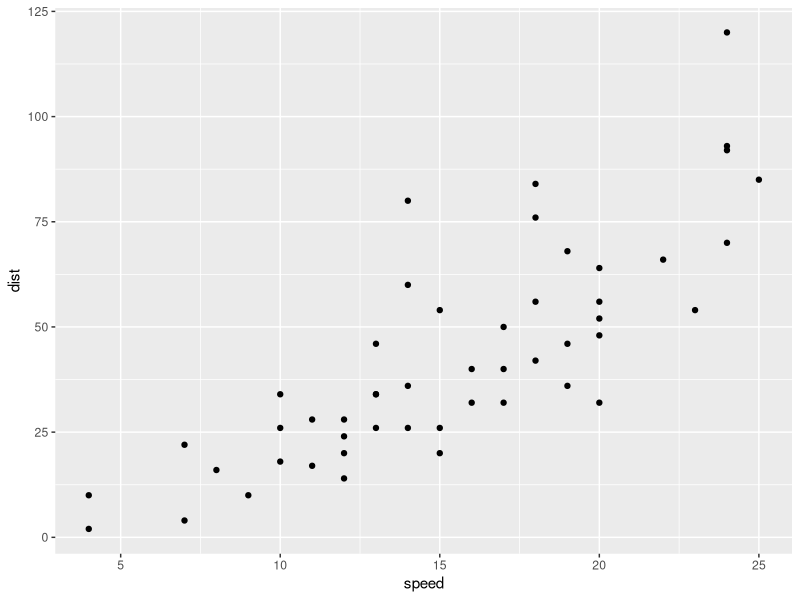
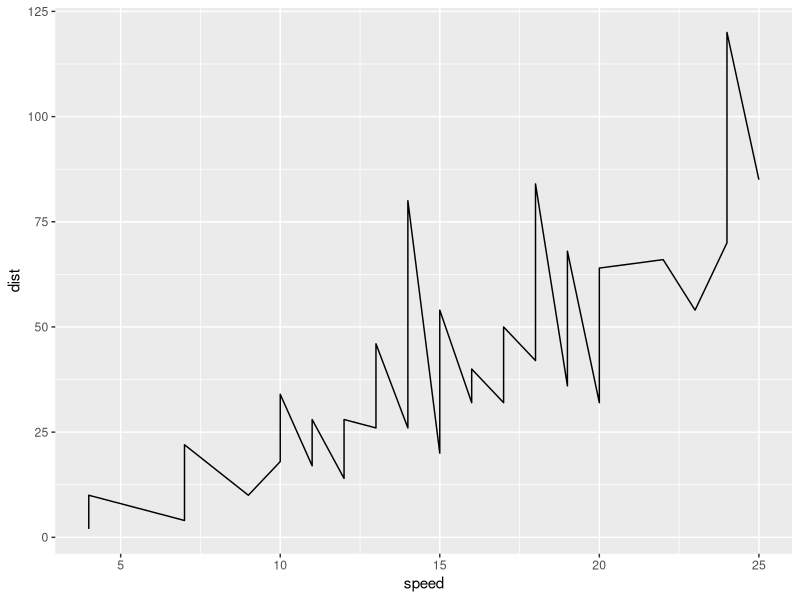
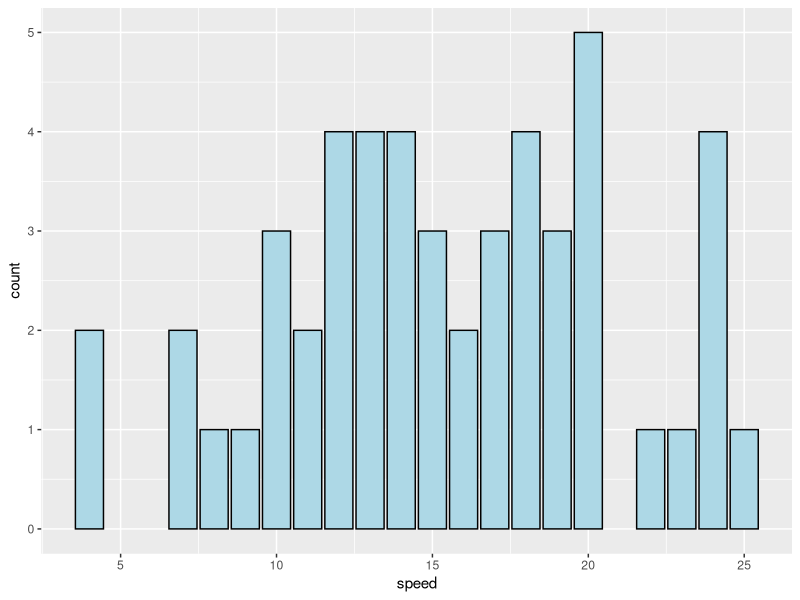
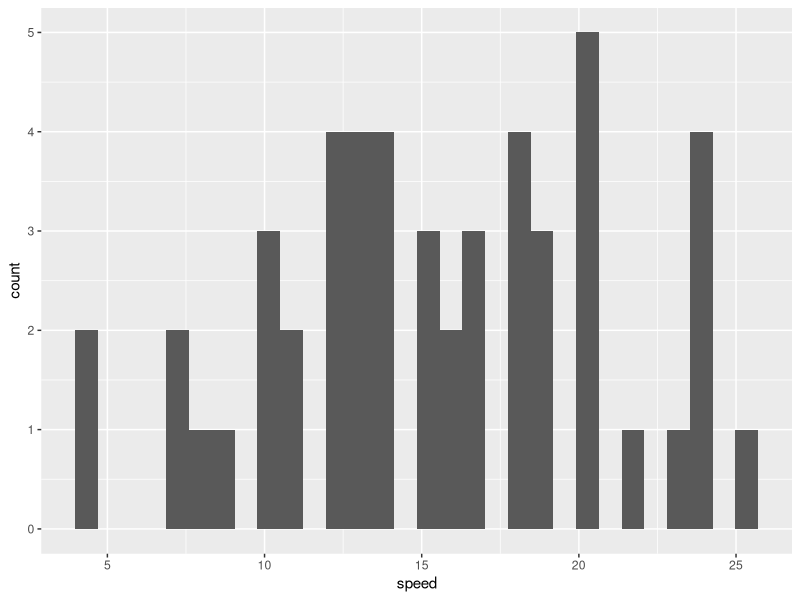

Source code (R) for these figures, in order:
library(ggplot2)

cars
ggplot(data=cars, aes(x=speed, y=dist)) + geom_point()

ggplot(data=cars, aes(x=speed, y=dist)) + geom_line()

ggplot(data=cars,aes(x=speed))+
  geom_bar(fill="lightblue",colour="black")

ggplot(data=cars,aes(x=speed))+
  geom_histogram()